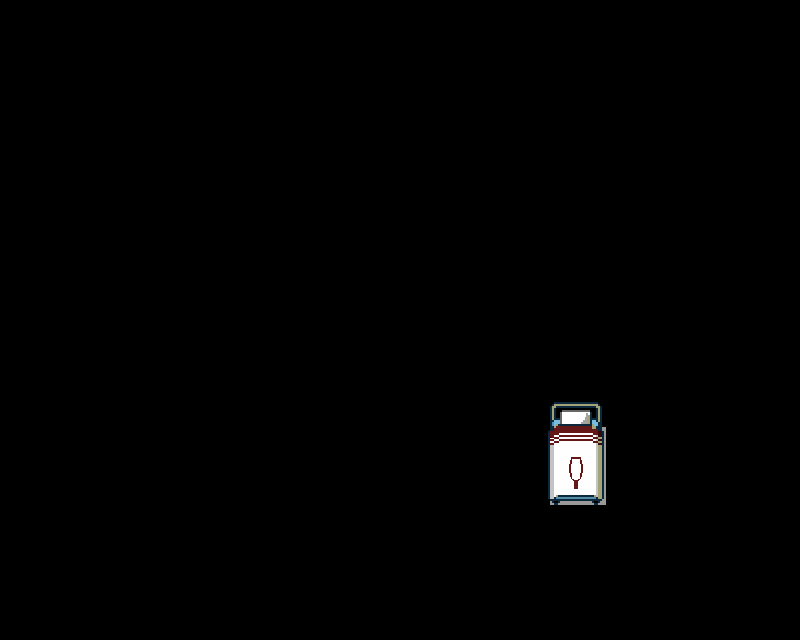

A level layout from a 2D game, rendered from its tile map. Below: a short description, then the map file with its tile-grid data intact:
An orthogonal 25x20 tile map with 32x32 px tiles, 1 tile layer (Tile Layer 1).

<map version="1.5" tiledversion="1.7.2" orientation="orthogonal" renderorder="right-down" width="25" height="20" tilewidth="32" tileheight="32" infinite="0" nextlayerid="2" nextobjectid="1">
 <tileset firstgid="1" source="FirstLevel.tsx" />
 <layer id="1" name="Tile Layer 1" width="25" height="20">
  <data encoding="csv">
0,0,0,0,0,0,0,0,0,0,0,0,0,0,0,0,0,0,0,0,0,0,0,0,0,
0,0,0,0,0,0,0,0,0,0,0,0,0,0,0,0,0,0,0,0,0,0,0,0,0,
0,0,0,0,0,0,0,0,0,0,0,0,0,0,0,0,0,0,0,0,0,0,0,0,0,
0,0,0,0,0,0,0,0,0,0,0,0,0,0,0,0,0,0,0,0,0,0,0,0,0,
0,0,0,0,0,0,0,0,0,0,0,0,0,0,0,0,0,0,0,0,0,0,0,0,0,
0,0,0,0,0,0,0,0,0,0,0,0,0,0,0,0,0,0,0,0,0,0,0,0,0,
0,0,0,0,0,0,0,0,0,0,0,0,0,0,0,0,0,0,0,0,0,0,0,0,0,
0,0,0,0,0,0,0,0,0,0,0,0,0,0,0,0,0,0,0,0,0,0,0,0,0,
0,0,0,0,0,0,0,0,0,0,0,0,0,0,0,0,0,0,0,0,0,0,0,0,0,
0,0,0,0,0,0,0,0,0,0,0,0,0,0,0,0,0,0,0,0,0,0,0,0,0,
0,0,0,0,0,0,0,0,0,0,0,0,0,0,0,0,0,0,0,0,0,0,0,0,0,
0,0,0,0,0,0,0,0,0,0,0,0,0,0,0,0,0,0,0,0,0,0,0,0,0,
0,0,0,0,0,0,0,0,0,0,0,0,0,0,0,0,0,42,43,0,0,0,0,0,0,
0,0,0,0,0,0,0,0,0,0,0,0,0,0,0,0,0,82,83,0,0,0,0,0,0,
0,0,0,0,0,0,0,0,0,0,0,0,0,0,0,0,0,122,123,0,0,0,0,0,0,
0,0,0,0,0,0,0,0,0,0,0,0,0,0,0,0,0,162,163,0,0,0,0,0,0,
0,0,0,0,0,0,0,0,0,0,0,0,0,0,0,0,0,0,0,0,0,0,0,0,0,
0,0,0,0,0,0,0,0,0,0,0,0,0,0,0,0,0,0,0,0,0,0,0,0,0,
0,0,0,0,0,0,0,0,0,0,0,0,0,0,0,0,0,0,0,0,0,0,0,0,0,
0,0,0,0,0,0,0,0,0,0,0,0,0,0,0,0,0,0,0,0,0,0,0,0,0
</data>
 </layer>
</map>
